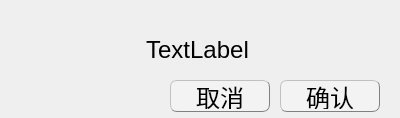
<?xml version="1.0" encoding="UTF-8"?>
<ui version="4.0">
 <class>ConfirmSthDialog</class>
 <widget class="QWidget" name="ConfirmSthDialog">
  <property name="geometry">
   <rect>
    <x>0</x>
    <y>0</y>
    <width>400</width>
    <height>118</height>
   </rect>
  </property>
  <property name="windowTitle">
   <string>Form</string>
  </property>
  <widget class="QPushButton" name="cancelButton">
   <property name="geometry">
    <rect>
     <x>170</x>
     <y>80</y>
     <width>100</width>
     <height>32</height>
    </rect>
   </property>
   <property name="font">
    <font>
     <pointsize>18</pointsize>
    </font>
   </property>
   <property name="styleSheet">
    <string notr="true">QPushButton{background-color: rgb(243, 243, 243);border:0.5px groove gray;border-radius:7px;padding:2px 4px;border-style: outset;}
QPushButton:hover{background-color:rgb(229, 241, 251); color: black;}
QPushButton:pressed{background-color:rgb(191, 190, 192);border-style: inset;}
QPushButton:disabled{background-color:rgb(191, 190, 192);border-style: inset;}</string>
   </property>
   <property name="text">
    <string>取消</string>
   </property>
  </widget>
  <widget class="QPushButton" name="confirmButton">
   <property name="geometry">
    <rect>
     <x>280</x>
     <y>80</y>
     <width>100</width>
     <height>32</height>
    </rect>
   </property>
   <property name="font">
    <font>
     <pointsize>18</pointsize>
    </font>
   </property>
   <property name="styleSheet">
    <string notr="true">QPushButton{background-color: rgb(243, 243, 243);border:0.5px groove gray;border-radius:7px;padding:2px 4px;border-style: outset;}
QPushButton:hover{background-color:rgb(229, 241, 251); color: black;}
QPushButton:pressed{background-color:rgb(191, 190, 192);border-style: inset;}
QPushButton:disabled{background-color:rgb(191, 190, 192);border-style: inset;}</string>
   </property>
   <property name="text">
    <string>确认</string>
   </property>
  </widget>
  <widget class="QLabel" name="hintLabel">
   <property name="geometry">
    <rect>
     <x>7</x>
     <y>40</y>
     <width>381</width>
     <height>20</height>
    </rect>
   </property>
   <property name="font">
    <font>
     <pointsize>18</pointsize>
    </font>
   </property>
   <property name="text">
    <string>TextLabel</string>
   </property>
   <property name="alignment">
    <set>Qt::AlignCenter</set>
   </property>
  </widget>
 </widget>
 <resources/>
 <connections/>
</ui>
